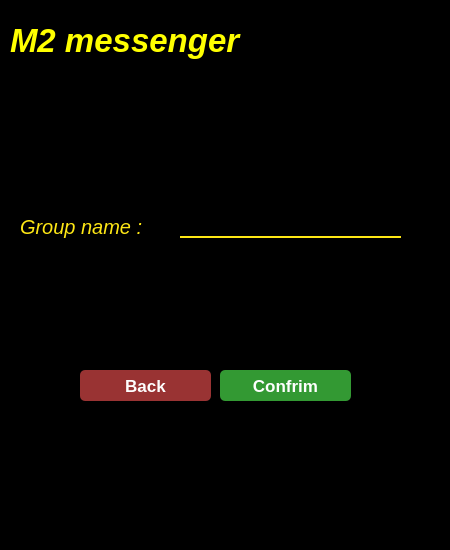
<?xml version="1.0" encoding="UTF-8"?>
<ui version="4.0">
 <class>JoinGroup</class>
 <widget class="QWidget" name="JoinGroup">
  <property name="geometry">
   <rect>
    <x>0</x>
    <y>0</y>
    <width>450</width>
    <height>550</height>
   </rect>
  </property>
  <property name="windowTitle">
   <string>Form</string>
  </property>
  <property name="styleSheet">
   <string notr="true">background-color:rgba(0, 0, 0, 255);</string>
  </property>
  <widget class="QLabel" name="label">
   <property name="geometry">
    <rect>
     <x>20</x>
     <y>210</y>
     <width>161</width>
     <height>34</height>
    </rect>
   </property>
   <property name="font">
    <font>
     <pointsize>15</pointsize>
     <italic>true</italic>
    </font>
   </property>
   <property name="styleSheet">
    <string notr="true">color:rgba(254, 231, 21, 1);</string>
   </property>
   <property name="text">
    <string>Group name :</string>
   </property>
  </widget>
  <widget class="QLineEdit" name="lineEdit">
   <property name="geometry">
    <rect>
     <x>180</x>
     <y>210</y>
     <width>221</width>
     <height>28</height>
    </rect>
   </property>
   <property name="styleSheet">
    <string notr="true">
QLineEdit#lineEdit {

background-color:rgba(0, 0, 0, 0);
border:none;
border-bottom:2px solid rgba(254, 231, 21, 1);
color:rgba(255, 255, 255, 255);
padding-bottom:7px;

}

QLineEdit#lineEdit:hover {

	background-color: rgb(42, 46, 52);
	border-style: solid;
	border-color: rgb(245, 179, 1);
	color: rgb(241, 182, 88);

}</string>
   </property>
  </widget>
  <widget class="QPushButton" name="pushButton">
   <property name="geometry">
    <rect>
     <x>220</x>
     <y>370</y>
     <width>131</width>
     <height>31</height>
    </rect>
   </property>
   <property name="font">
    <font>
     <pointsize>13</pointsize>
     <bold>true</bold>
    </font>
   </property>
   <property name="styleSheet">
    <string notr="true">QPushButton#pushButton {
color: white;
border-radius: 5px;
Background: #393;
color: #fefefe;
}

QPushButton#pushButton:hover {
	background-color: rgb(42, 46, 52);
border-style: solid;
 border-width: 1px;
	color: rgb(241, 182, 88);
}

QPushButton#pushButton:pressed {
border-style: solid;
border-width: 1px;
	background-color: rgb(25, 69, 105);
	color: rgb(85, 255, 255);
}</string>
   </property>
   <property name="text">
    <string>Confrim</string>
   </property>
  </widget>
  <widget class="QPushButton" name="pushButton_2">
   <property name="geometry">
    <rect>
     <x>80</x>
     <y>370</y>
     <width>131</width>
     <height>31</height>
    </rect>
   </property>
   <property name="font">
    <font>
     <pointsize>13</pointsize>
     <bold>true</bold>
    </font>
   </property>
   <property name="styleSheet">
    <string notr="true">QPushButton#pushButton_2 {
color: white;
border-radius: 5px;
Background: #933;
color: #fefefe;
}

QPushButton#pushButton_2:hover {
	background-color: rgb(42, 46, 52);
border-style: solid;
 border-width: 1px;
	color: rgb(241, 182, 88);
}

QPushButton#pushButton_2:pressed {
border-style: solid;
border-width: 1px;
	background-color: rgb(25, 69, 105);
	color: rgb(85, 255, 255);
}</string>
   </property>
   <property name="text">
    <string>Back</string>
   </property>
  </widget>
  <widget class="QLabel" name="label_2">
   <property name="geometry">
    <rect>
     <x>10</x>
     <y>10</y>
     <width>291</width>
     <height>61</height>
    </rect>
   </property>
   <property name="font">
    <font>
     <pointsize>25</pointsize>
     <italic>true</italic>
     <bold>true</bold>
    </font>
   </property>
   <property name="styleSheet">
    <string notr="true">color:rgb(255,255,0)	;</string>
   </property>
   <property name="text">
    <string>M2 messenger</string>
   </property>
  </widget>
  <widget class="QLabel" name="label_3">
   <property name="geometry">
    <rect>
     <x>330</x>
     <y>20</y>
     <width>101</width>
     <height>91</height>
    </rect>
   </property>
   <property name="styleSheet">
    <string notr="true">image: url(:/icons/group2.png);</string>
   </property>
   <property name="text">
    <string/>
   </property>
  </widget>
 </widget>
 <resources/>
 <connections/>
</ui>
